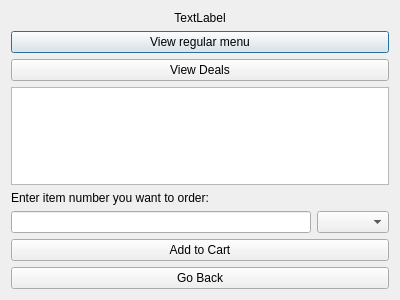
<?xml version="1.0" encoding="UTF-8"?>
<ui version="4.0">
 <class>RestaurantMenu</class>
 <widget class="QDialog" name="RestaurantMenu">
  <property name="geometry">
   <rect>
    <x>0</x>
    <y>0</y>
    <width>400</width>
    <height>300</height>
   </rect>
  </property>
  <property name="windowTitle">
   <string>Dialog</string>
  </property>
  <layout class="QVBoxLayout" name="verticalLayout">
   <item>
    <widget class="QLabel" name="label_3">
     <property name="text">
      <string>TextLabel</string>
     </property>
     <property name="alignment">
      <set>Qt::AlignCenter</set>
     </property>
    </widget>
   </item>
   <item>
    <widget class="QPushButton" name="pushButton_3">
     <property name="text">
      <string>View regular menu</string>
     </property>
    </widget>
   </item>
   <item>
    <widget class="QPushButton" name="pushButton">
     <property name="text">
      <string>View Deals</string>
     </property>
    </widget>
   </item>
   <item>
    <widget class="QTextBrowser" name="textBrowser"/>
   </item>
   <item>
    <widget class="QLabel" name="label_2">
     <property name="text">
      <string>Enter item number you want to order:</string>
     </property>
    </widget>
   </item>
   <item>
    <layout class="QHBoxLayout" name="horizontalLayout">
     <item>
      <widget class="QLineEdit" name="lineEdit"/>
     </item>
     <item>
      <widget class="QComboBox" name="comboBox"/>
     </item>
    </layout>
   </item>
   <item>
    <widget class="QPushButton" name="pushButton_2">
     <property name="text">
      <string>Add to Cart</string>
     </property>
    </widget>
   </item>
   <item>
    <widget class="QPushButton" name="pushButton_4">
     <property name="text">
      <string>Go Back</string>
     </property>
    </widget>
   </item>
  </layout>
 </widget>
 <resources/>
 <connections/>
</ui>
